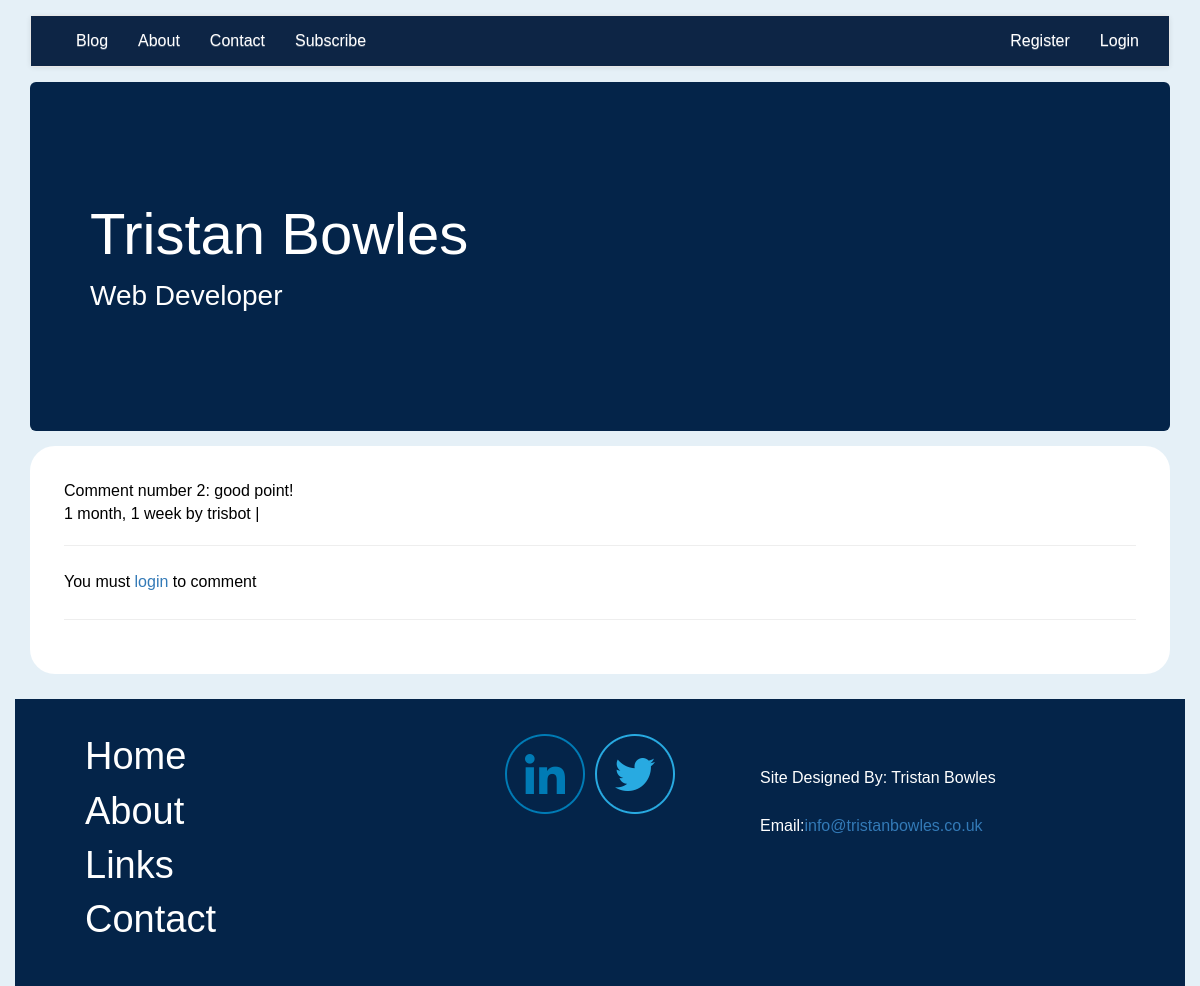
Page /comments/2/ on the committed database.
### comments/models.py (models this page shows, shortened)
class Comment(models.Model):
    user      = models.ForeignKey(settings.AUTH_USER_MODEL, default=1)
    content_type = models.ForeignKey(ContentType, on_delete=models.CASCADE)
    object_id = models.PositiveIntegerField()
    content_object = GenericForeignKey('content_type', 'object_id')
    parent = models.ForeignKey("self", null=True, blank="True")
    content   = models.TextField()
    timestamp = models.DateTimeField(auto_now_add=True)
    objects = CommentManager()
    class Meta:
        ordering = ['-timestamp']
    def children(self): #replies
        return Comment.objects.filter(parent=self)
    @property
    def is_parent(self):
        if self.parent is not None:
            return False
        return True

### comments/views.py (the view, shortened to what this page needs)
# urls.py: url(r'^(?P<id>\d+)/$',comment_thread, name='thread'),
def comment_thread(request, id):
    obj = get_object_or_404(Comment, id=id)
    try:
        obj = Comment.objects.get(id=id)
    except:
        raise Http404
    if not obj.is_parent:
        obj = obj.parent
    content_object = obj.content_object
    content_id = obj.content_object.id
    initial_data = {
        "content_type": obj.content_type,
        "object_id": obj.object_id
        }
    form = CommentForm(request.POST or None, initial = initial_data)
    context = {
        'comment':obj,
        'form': form,
        }
    return render(request, "comment_thread.html", context)

### comments/models.py (called while the page is built)
    def all(self):
        qs = super(CommentManager, self).filter(parent=None)
        return qs

### templates/comment_thread.html (shortened to what this page needs)
{% extends "base.html" %}
{% load urlify %}
{% load crispy_forms_tags %}
{% block content %}
<div class="row">
<div class="col-md-12">
    {{ comment.content }}<br/>
    <footer>{{ comment.timestamp|timesince }} by {{ comment.user }} | </footer>
   <div>
     <hr/>
  {% if request.user.is_authenticated %}
    <form method='POST' action='.'>{% csrf_token %}
      {{ form|crispy }}
    <input type='hidden' name='parent_id' value='{{ comment.id }}'>
    <input type='submit' value='Reply' class='btn btn-default'>
    </form>
  {% else %}
  <p>You must <a href="{% url 'login' %}">login</a> to comment</p>
  {% endif %}
   </div>
  <hr/>
</div>
</div>
{% endblock content %}

### static/static_dirs/css/style.css (style rules this page uses)
body { font-family: 'Droid Sans', sans-serif; background-color:#E5F0F7; color:white; font-size: 16px; }
#content p { padding-top: 5px; padding-bottom: 5px; }

### rows in the picture
Comment: content "Comment number 2: good point!", timestamp "1 month, 1 week", user "trisbot"
